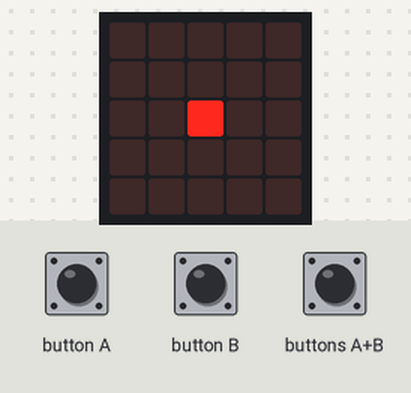
Bench run of a program on a simulated BBC micro:bit (MakeCode). Shown: the board's 5×5 LED display. Random numbers come from a fixed seed; the run ends where the board's game-over animation would start. At 1.1 s the program stops and its outputs stay as they are.

Above: at 0.1 s.
At 1.1 s:
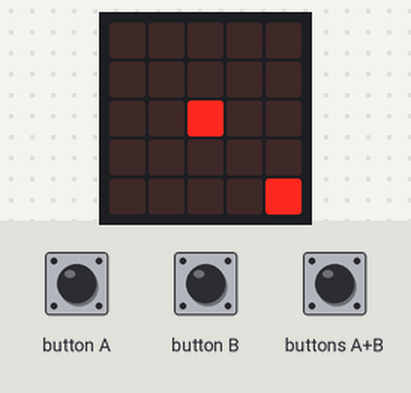

The program:

main.ts
```typescript
input.onButtonPressed(Button.A, function () {
    nave.move(-1)
})
input.onGesture(Gesture.Shake, function () {
    game.resume()
})
input.onButtonPressed(Button.AB, function () {
    vidas = game.createSprite(nave.get(LedSpriteProperty.X), nave.get(LedSpriteProperty.Y))
    for (let index = 0; index < 5; index++) {
        disparo.change(LedSpriteProperty.X, -1)
        basic.pause(100)
    }
})
input.onButtonPressed(Button.B, function () {
    nave.move(1)
})
let vidas: game.LedSprite = null
let disparo: game.LedSprite = null
let nave: game.LedSprite = null
nave = game.createSprite(2, 2)
let enemigo1 = game.createSprite(2, 0)
disparo = game.createSprite(2, 0)
enemigo1.delete()
disparo.delete()
game.setScore(0)
basic.forever(function () {
    if (disparo.isTouchingEdge()) {
        disparo.delete()
    }
})
basic.forever(function () {
    if (disparo.isTouching(enemigo1)) {
        enemigo1.delete()
        disparo.delete()
        game.addScore(1)
    } else if (enemigo1.isTouching(nave)) {
        game.gameOver()
    } else if (enemigo1.get(LedSpriteProperty.Y) == 4) {
        game.gameOver()
    }
})
basic.forever(function () {
    basic.pause(randint(1000, 1000))
    enemigo1 = game.createSprite(randint(0, 4), 0)
})
basic.forever(function () {
    if (!(enemigo1.isDeleted())) {
        enemigo1.change(LedSpriteProperty.Y, 1)
    }
})
```

test.ts
```typescript
// aquí va el archivo "tests"; esto no se compilará cuando este paquete se utilice como una extensión.
```
